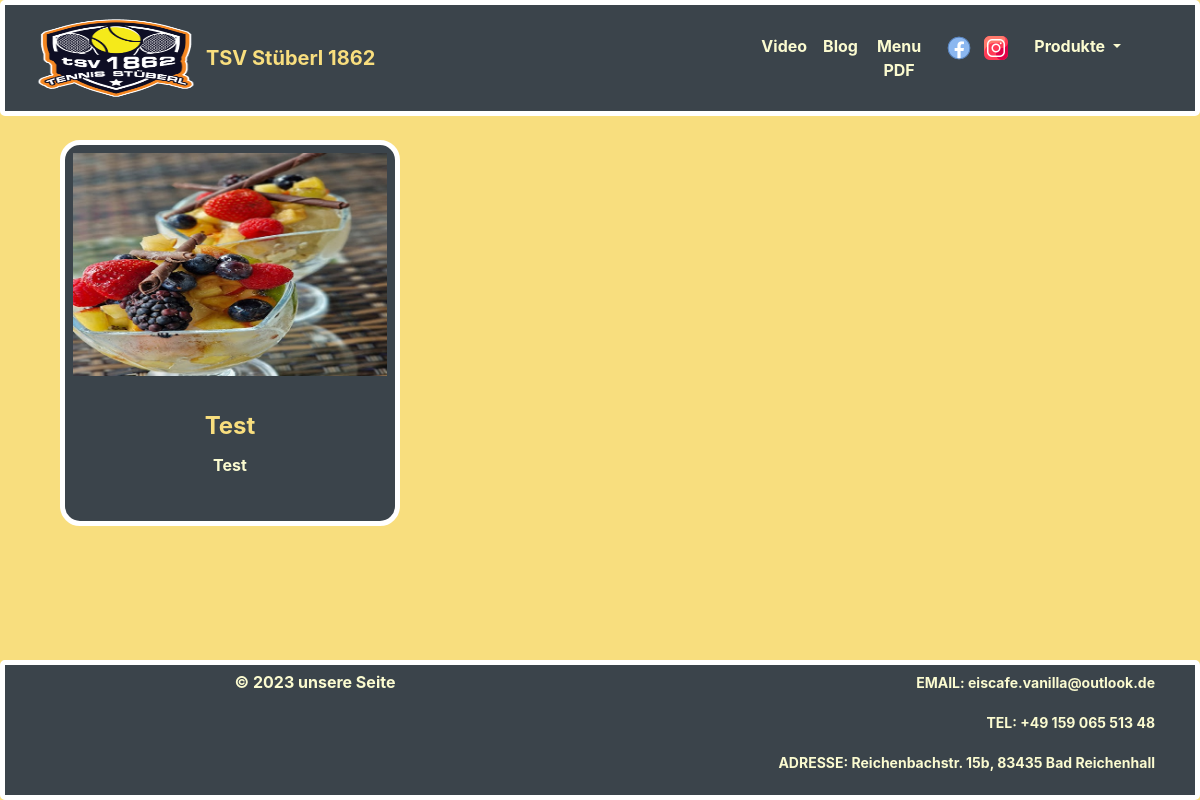
Before: /desserts/desserts/ with the older database file.
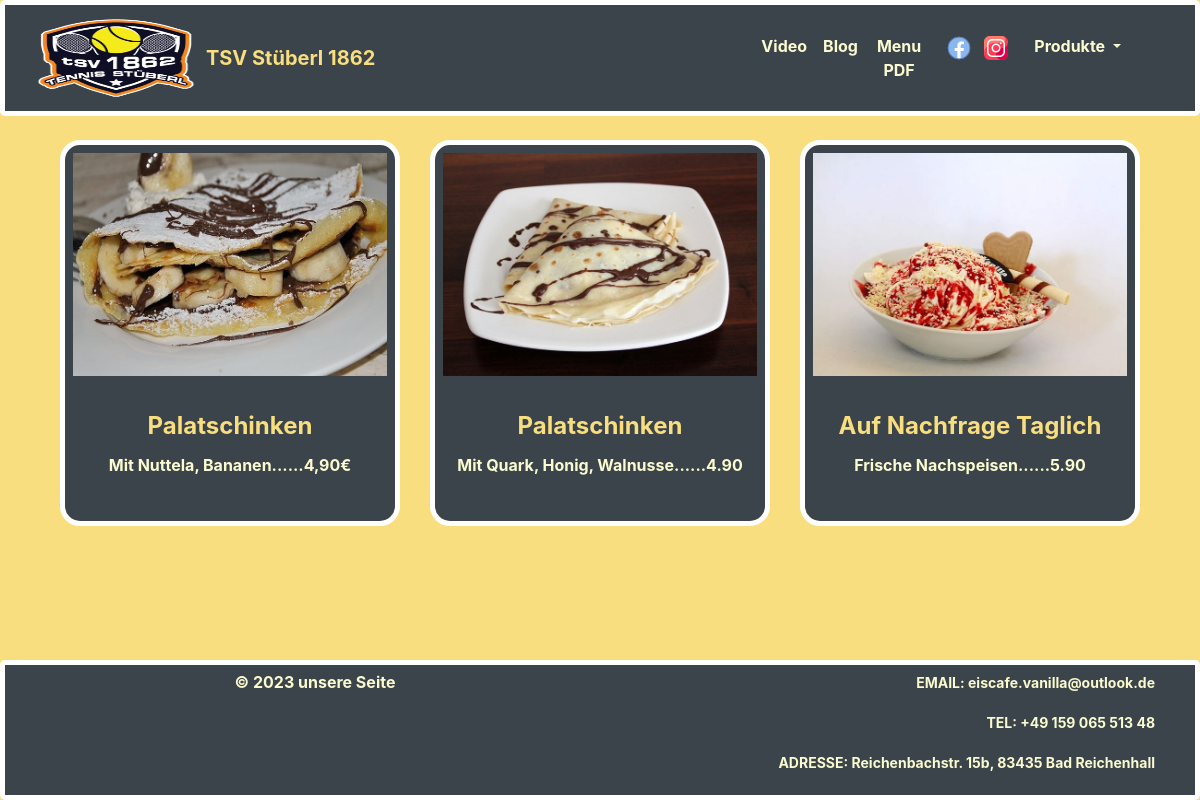
After: the same page with the newer database file.
### desserts/models.py (models this page shows, shortened)
class Desserts(models.Model):
    title = models.CharField(max_length=100)
    description = models.CharField(max_length=250)
    image = models.ImageField(upload_to='portfolio/images/')
    url = models.URLField(blank=True)

### desserts/views.py (the view)
# urls.py: path('desserts/', views.desserts, name="desserts")
def desserts(request):
    desserts = Desserts.objects.all()
    return render(request, 'desserts.html', {"desserts": desserts})

### desserts/templates/desserts.html
{% extends "portfolio/base.html" %}
{% load static %}
{% block content %}
 <br>
  <div class="container">
    <div class="row">
      <br/>
      <br>
      <div class="container">
  <div class="row">
    {% for desserts in desserts %}
      <div class="col-lg-4 col-md-6 mb-3">
        <div class="card mb-4 h-100" style="background-color: #3b444b;">
          {% if desserts.url %}
            <a href="{{ desserts.url }}">
              <img src="{{ desserts.image.url }}" class="card-img-top image-frame mb-2 p-2">
            </a>
          {% else %}
            <img src="{{ desserts.image.url }}" class="card-img-top image-frame mb-2 p-2">
          {% endif %}
          <div class="card-body">
            <h5 class="card-title text-center text-white">{{ desserts.title }}</h5>
            <p class="card-text text-center text-white ">{{ desserts.description }}</p>
          </div>
        </div>
      </div>
    {% endfor %}
  </div>
</div>
    </div>
  </div>
  <br><br><br>
{% endblock %}

Changed rows visible on the page:
removed Desserts: image (picture), title "Test", description "Test"
added Desserts: image (picture), title "Palatschinken", description "Mit Nuttela, Bananen......4,90€"
added Desserts: image (placeholder picture), title "Palatschinken", description "Mit Quark, Honig, Walnusse......4.90"
added Desserts: image (picture), title "Auf Nachfrage Taglich", description "Frische Nachspeisen......5.90"
